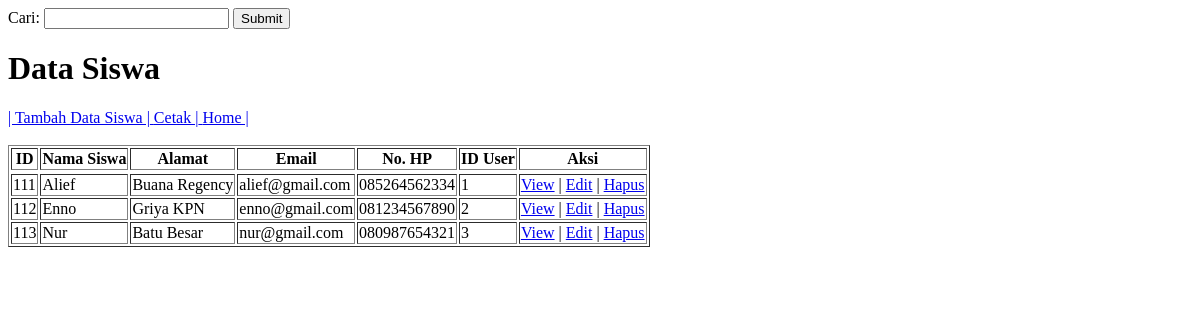
/perpustakaan/public/dashboard/data/dssiswa.php, run on an earlier commit of the app's database.
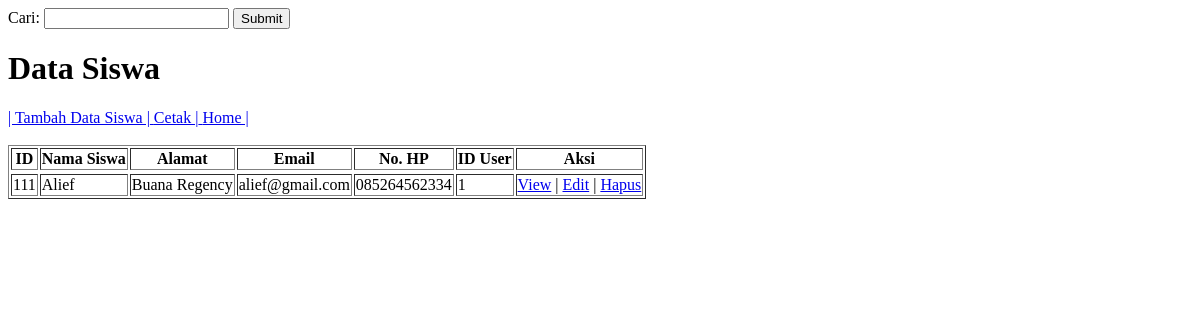
And on a later commit of the database.
### tables this page shows
CREATE TABLE `siswa` (
  `idsiswa` int(11) NOT NULL,
  `nama` varchar(100) DEFAULT NULL,
  `alamat` text DEFAULT NULL,
  `email` varchar(100) DEFAULT NULL,
  `no_hp` varchar(100) DEFAULT NULL,
  `id_user` int(11) DEFAULT NULL
);

### perpustakaan/public/dashboard/data/dssiswa.php (the view, shortened to what this page needs)
<?php
    include_once("../../../config/koneksi.php");
?>
<!DOCTYPE html>
<html lang="en">
<head>
</head>
<body>
    <form action="dssiswa.php" method="get">
        <label>Cari: </label>
        <input type="text" name="cari">
        <input type="submit" name="Cari">
    </form>
    <table border="1">
        <h1>Data Siswa</h1>
        <a href="../../siswa/view/tambah.php">| Tambah Data Siswa |</a>
        <a href="../../siswa/view/cetak.php"> Cetak |</a>
        <a href="../dashboard.php"> Home |</a><br><br>
            <?php
                if (isset($_GET['cari'])) {
                    $cari = $_GET['cari'];
                    $ambildata = mysqli_query($kon, "SELECT * FROM siswa WHERE idsiswa LIKE '%" .$cari."%' OR nama LIKE '%" .$cari. "%'");
                } else{
                    $ambildata = mysqli_query($kon, "SELECT * FROM siswa ORDER BY 'idsiswa' ASC");
                }
            ?>
            <tr>
                <th> ID </th>
                <th> Nama Siswa </th>
                <th> Alamat </th>
                <th> Email </th>
                <th> No. HP </th>
                <th> ID User </th>
                <th> Aksi </th>
            </tr>
            <tr>
                <?php
                    while ($userAmbilData = mysqli_fetch_array($ambildata)) {
                        echo "<tr>";
                            echo "<td>" . $id = $userAmbilData['idsiswa'] . "</td>";
                            echo "<td>" . $namasiswa = $userAmbilData['nama'] . "</td>";
                            echo "<td>" . $alamat = $userAmbilData['alamat'] . "</td>";
                            echo "<td>" . $email = $userAmbilData['email'] . "</td>";
                            echo "<td>" . $nohp = $userAmbilData['no_hp'] . "</td>";
                            echo "<td>" . $iduser = $userAmbilData['id_user'] . "</td>";
                        echo "<td>
                                <a href='../../siswa/view/view.php?id=" . $userAmbilData['idsiswa'] . "'>View</a> |
                                <a href='../../siswa/view/update.php?id=" . $userAmbilData['idsiswa'] . "'>Edit</a> |
                                <a href='../../siswa/controller/siswahapus.php?id=" . $userAmbilData['idsiswa'] . "'>Hapus</a>
                            </td>";
                        echo "</tr>";
                    }
                ?>
            </tr>
    </table>
</body>
</html>

What changed in the data, as far as the page shows it:
removed siswa: idsiswa "112", nama "Enno", alamat "Griya KPN", email "enno@gmail.com", no_hp "081234567890", id_user "2"
removed siswa: idsiswa "113", nama "Nur", alamat "Batu Besar", email "nur@gmail.com", no_hp "080987654321", id_user "3"
